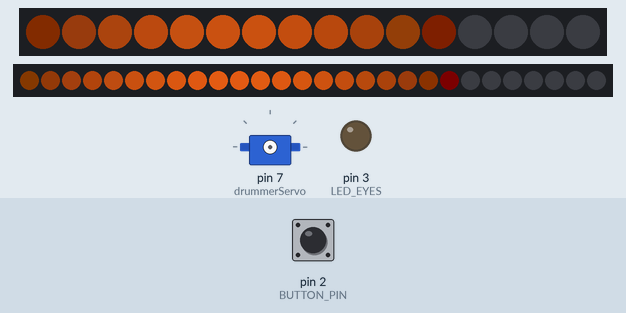
The sketch below on a simulated Arduino Nano, built with avr-gcc and run on an emulated ATmega328P. Parts: 16 RGB LEDs in strip order, left to right, 28 RGB LEDs in strip order, left to right, servo, output pins drawn as LEDs (lit = HIGH). The inputs (shaded band) are chosen by the test bench; at power-on: pin 2 (BUTTON_PIN) HIGH. Dim RGB values are drawn brighter than linear; the audio player accepts every command and is not drawn.

Above: at 3.7 s.
3.8 s: pin 2 (BUTTON_PIN) pulled LOW for 0.15 s
At 5.6 s:
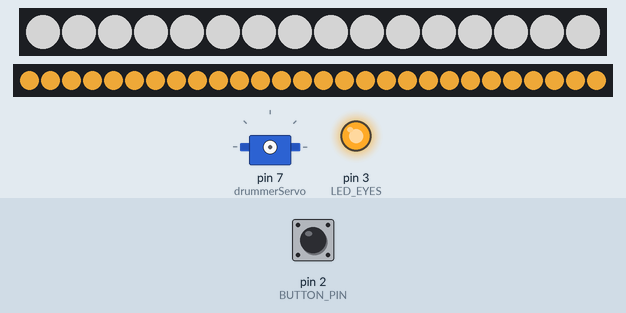
5.9 s: pin 2 (BUTTON_PIN) pulled LOW for 1 s
At 6.57 s:
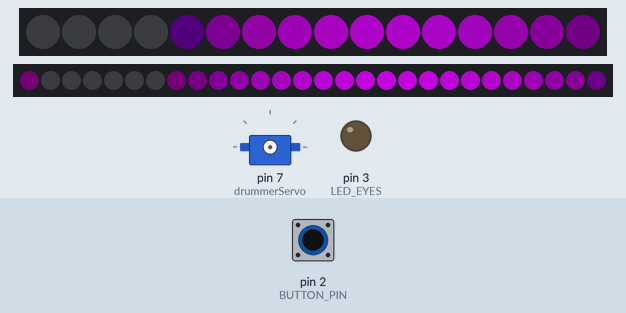
7.5 s: pin 2 (BUTTON_PIN) pulled LOW for 0.15 s
At 7.82 s:
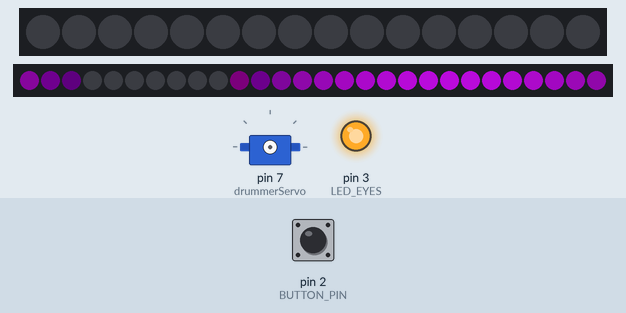
9.5 s: pin 2 (BUTTON_PIN) pulled LOW for 3.2 s
At 10.17 s:
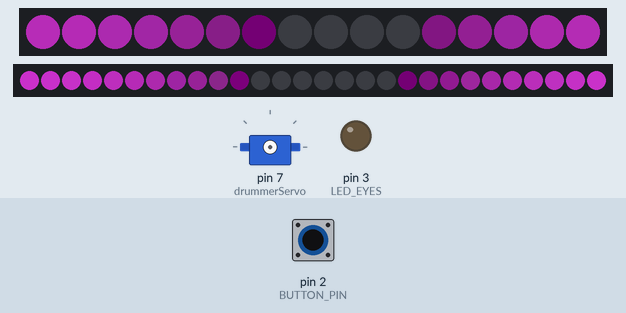
13.3 s: pin 2 (BUTTON_PIN) pulsed LOW 5 times (0.12 s each, 0.3 s apart)
At 13.62 s:
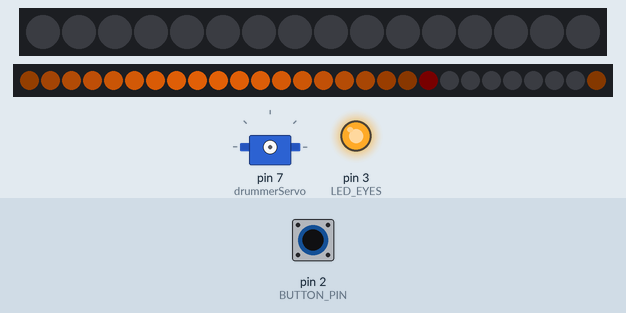
17.8 s: pin 2 (BUTTON_PIN) pulled LOW for 0.15 s
At 30.2 s:
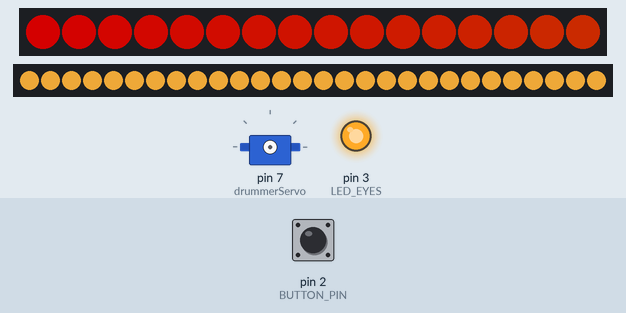
Timing chart, 0 to 31.9 s (numbered marks = the images above; inputs shaded):
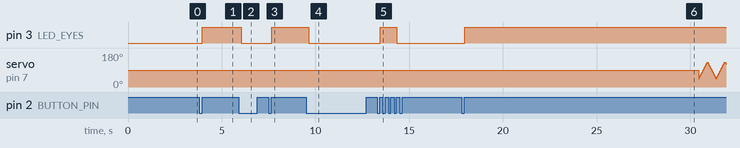

The sketch:

Tiki_Drummer_v2.ino
```cpp
/*
 * Unified Tiki Drummers Arduino Sketch
 *
 * This consolidated sketch controls a single Tiki Drummer from Walt Disney's Enchanted Tiki Room.
 * It combines the functionality of both the sound/servo control and NeoPixel LED control into a single Arduino.
 *
 * Hardware Requirements:
 * - Arduino Nano or compatible
 * - DFPlayer Mini MP3 module (pins 10, 11)
 * - Servo motor for drummer arm (pin 7)
 * - 16 NeoPixel LED strip (pin 6)
 * - SD card with 1 audio file for DFPlayer Mini
 *
 * Original sketches created by Dan Massey (MakerDan) on August 18, 2021.
 * Consolidated by Cascade AI Assistant.
 */

// Include all necessary libraries
#include <Servo.h>
#include "SoftwareSerial.h"
#include "DFRobotDFPlayerMini.h"
#include <Adafruit_NeoPixel.h>
#include "Button2.h"


#include <math.h>

// ==== Calm Idle Helpers (added) ====
static inline float easeInOutSine(float t) {
  return 0.5f - 0.5f * cosf(2.0f * PI * t);
}
static inline float fractf(float x) {
  return x - floorf(x);
}
static inline float lerp(float a, float b, float t) {
  return a + (b - a) * t;
}
uint32_t lerpColor(uint32_t c1, uint32_t c2, float t) {
  uint8_t r1 = (c1 >> 16) & 0xFF, g1 = (c1 >> 8) & 0xFF, b1 = c1 & 0xFF;
  uint8_t r2 = (c2 >> 16) & 0xFF, g2 = (c2 >> 8) & 0xFF, b2 = c2 & 0xFF;
  uint8_t r = (uint8_t)roundf(lerp(r1, r2, t));
  uint8_t g = (uint8_t)roundf(lerp(g1, g2, t));
  uint8_t b = (uint8_t)roundf(lerp(b1, b2, t));
  return ((uint32_t)r << 16) | ((uint32_t)g << 8) | b;
}
uint32_t scaleColor(uint32_t c, float k) {
  uint8_t r = (c >> 16) & 0xFF, g = (c >> 8) & 0xFF, b = c & 0xFF;
  r = (uint8_t)roundf(r * k);
  g = (uint8_t)roundf(g * k);
  b = (uint8_t)roundf(b * k);
  return ((uint32_t)r << 16) | ((uint32_t)g << 8) | b;
}
// ==== End Calm Idle Helpers ====


// DFPlayer Mini setup - pins 10 and 11 for communication
static const uint8_t PIN_MP3_TX = 11; // Connects to module's RX
static const uint8_t PIN_MP3_RX = 10; // Connects to module's TX
SoftwareSerial softwareSerial(PIN_MP3_RX, PIN_MP3_TX);
DFRobotDFPlayerMini player;

// NeoPixel setup - primary drum strip on pin 6
#define NEOPIXEL_PIN 6
#define NUM_PIXELS 16 //19 for Original
Adafruit_NeoPixel strip = Adafruit_NeoPixel(NUM_PIXELS, NEOPIXEL_PIN, NEO_GRB + NEO_KHZ800);

// Ambient NeoPixel strip (separate) - change pin/count as needed
#define AMBIENT_PIN 5
#define NUM_PIXELS_AMBIENT 28
#define AMBIENT_BRIGHTNESS 200       // 0-255
#define AMBIENT_COLOR_R 255           // Soft warm white by default
#define AMBIENT_COLOR_G 180
#define AMBIENT_COLOR_B 60
Adafruit_NeoPixel ambientStrip = Adafruit_NeoPixel(NUM_PIXELS_AMBIENT, AMBIENT_PIN, NEO_GRB + NEO_KHZ800);

// LED diode setup - pin 3 for eyes indicator
#define LED_EYES 3

// Button setup - pin 2 for mode switching
#define BUTTON_PIN 2
Button2 button;

// Mode control variables
bool isShowMode = false;
bool showRunning = false;

// Idle animation variables
unsigned long lastIdleUpdate = 0;
int idleAnimationDelay = 150; // Milliseconds between animation updates
int idleWavePosition = 0;
int idleColorIndex = 0;

// Fade-in variables for smooth idle mode transition
float idleFadeBrightness = 0.0;
bool idleFadeActive = false;
float fadeStep = 0.02; // How much to increase brightness each frame


// ---- Calm Idle Configuration (added) ----
// Deep ocean + teal palette
uint32_t IDLE_COLOR_A = 0xDE35E6; // deep ocean
uint32_t IDLE_COLOR_B = 0xff6e00; // orange
uint32_t IDLE_COLOR_C = 0xd000ff; // purple

// Periods (ms)
const uint32_t IDLE_BREATHE_MS = 10000;   // overall “breathing” cycle
const uint32_t IDLE_DRIFT_MS   = 10000;  // how long the band takes to loop end-to-end

// Band softness/radius (as fraction of strip length)
const float    IDLE_BAND_WIDTH = 0.4f;  // 0.2..0.5 works well; larger = softer, wider glow

// Floor/ceiling brightness (0..1) to keep it calm
const float    IDLE_MIN_BRIGHT = 0.6f;
const float    IDLE_MAX_BRIGHT = 0.9f;

unsigned long  idleStartMillis = 0;
// ---- End Calm Idle Configuration (added) ----
// Servo setup for single drummer
Servo drummerServo;
int pos = 0;
int servoMin = 1000;
int servoMax = 1900;

// Global variables
int numSongs = 1; // Number of tracks on the SD card

// TIMING VARIABLES - Adjust these to sync lighting effects with your music
// Introduction timing
int introLightDuration = 11000;     // How long intro white lights stay on (milliseconds)
int preShowDelay = 1000;           // Pause before main show starts (milliseconds)

// Main show timing
int firstHalfCycles = 53;          // Number of drum cycles for first half
int secondHalfCycles = 92;         // Number of drum cycles for second half
int betweenHalvesDelay = 800;      // Pause between first and second half (milliseconds)

// LED update frequency during drumming
int ledUpdateFreq1stHalf = 5;      // Update LEDs every Nth drum cycle (first half)
int ledUpdateFreq2ndHalf = 3;      // Update LEDs every Nth drum cycle (second half)
int ledSpeed1stHalf = 4;           // LED color cycling speed (first half)
int ledSpeed2ndHalf = 1;           // LED color cycling speed (second half)

// Lightning effect timing
int lightningFlashes = 40;         // Number of lightning flashes
int lightningOnTime = 100;         // How long each flash stays on (milliseconds)
int lightningOffTime = 10;         // Brief pause between flashes (milliseconds)

// Finale timing
int finaleArmDelay = 1000;         // How long to wait for arm to reach final position

// Idle animation function - lights up pixels one at a time with fade-in
void updateIdleAnimation() {
// Calm idle: render on both strips
renderCalmIdle(strip);
renderCalmIdle(ambientStrip);
}


// Cleanup function to ensure proper state reset
void cleanupShow() {
  // Stop audio playback and reset player
  player.stop();
  delay(10); // Short processing time; keep UI responsive

  // Turn off all NeoPixel LEDs and refresh strip
  for(uint16_t i = 0; i < strip.numPixels(); i++) {
    strip.setPixelColor(i, strip.Color(0, 0, 0));
  }
  strip.show();
  delay(50);

  // Turn off ambient strip
  for (uint16_t i = 0; i < ambientStrip.numPixels(); i++) {
    ambientStrip.setPixelColor(i, ambientStrip.Color(0, 0, 0));
  }
  ambientStrip.show();

  // Turn off eyes LED
  digitalWrite(LED_EYES, LOW);

  // Detach servo to stop any movement
  if (drummerServo.attached()) {
    drummerServo.detach();
  }
  delay(100); // Give servo time to detach

  // Reset show state
  showRunning = false;
  isShowMode = false;

  // Initialize fade-in for smooth transition to idle mode
  idleFadeBrightness = 0.0;
  idleFadeActive = true;

  // Small delay to ensure all systems are reset
  delay(200);
}

// Button callback function
void buttonHandler(Button2& btn) {
  if (!isShowMode) {
    // Switch from idle to show mode
    isShowMode = true;
    showRunning = true;
    runTikiDrummersShow();
  } else {
    // Signal to stop the show (let the show function handle cleanup)
    showRunning = false;
    // Remove blocking blink feedback to allow immediate stop
  }
}

void setup() {
  // Initialize LED eyes pin
  pinMode(LED_EYES, OUTPUT);
  digitalWrite(LED_EYES, LOW); // Start with eyes off

  // Initialize Button2 with callback handler
  button.begin(BUTTON_PIN);
  // Trigger immediately on press for faster stop/start response
  button.setPressedHandler(buttonHandler);

  // Initialize NeoPixel strip
  strip.begin();
  strip.setBrightness(128); // Set global brightness (0-255, default is 255)
  strip.show(); // Initialize all pixels to 'off'

  // Initialize Ambient NeoPixel strip
  ambientStrip.begin();
  ambientStrip.setBrightness(AMBIENT_BRIGHTNESS);
  // Ensure ambient is off at boot
  for (uint16_t i = 0; i < ambientStrip.numPixels(); i++) {
    ambientStrip.setPixelColor(i, ambientStrip.Color(0, 0, 0));
  // Initialize calm idle timer
  idleStartMillis = millis();
}
  ambientStrip.show();

  // Initialize serial communication for DFPlayer Mini
  softwareSerial.begin(9600);
  player.begin(softwareSerial);
  player.volume(25); // Set volume to maximum (0 to 30)

  // Wait 2 seconds after power on
  delay(2000);

  // System starts in idle mode - initialize fade-in for smooth startup
  idleFadeBrightness = 0.0;
  idleFadeActive = true;
}

void loop() {
  // Handle button events using Button2 library
  button.loop();

  // Run idle animation when not in show mode
  if (!isShowMode && !showRunning) {
    unsigned long currentTime = millis();
    if (currentTime - lastIdleUpdate >= idleAnimationDelay) {
      updateIdleAnimation();
      lastIdleUpdate = currentTime;
    }
  }

  // Small delay to prevent excessive CPU usage
  delay(10);
}

void runTikiDrummersShow() {
  // Ensure clean state before starting
  if (drummerServo.attached()) {
    drummerServo.detach();
    delay(100);
  }

  // Clear any existing NeoPixel state
  for(uint16_t i = 0; i < strip.numPixels(); i++) {
    strip.setPixelColor(i, strip.Color(0, 0, 0));
  }
  strip.show();
  delay(100);

  // Turn on eyes LED
  digitalWrite(LED_EYES, HIGH);

  // Start the single audio track
  player.play(1);
  delay(100); // Give DFPlayer time to start

  // Turn ON ambient strip for the duration of intro, first and second halves
  for (uint16_t i = 0; i < ambientStrip.numPixels(); i++) {
    ambientStrip.setPixelColor(i, ambientStrip.Color(AMBIENT_COLOR_R, AMBIENT_COLOR_G, AMBIENT_COLOR_B));
  }
  ambientStrip.show();

  // INTRODUCTION SEQUENCE - Brief intro with white lights
  if (!showRunning) { cleanupShow(); return; } // Check if show was stopped
  intro(strip.Color(255, 255, 255), 5);

  // Interruptible delay for intro lights (finer granularity for faster stop)
  for (int i = 0; i < introLightDuration && showRunning; i += 20) {
    delay(20);
    button.loop(); // Check for button presses during delay
  }
  if (!showRunning) { cleanupShow(); return; }

  // Turn off intro lights
  lightning(strip.Color(0, 0, 0), 1);

  // Prime show LEDs immediately after intro to avoid a blackout before preShowDelay
  chantStep(ledSpeed1stHalf, 0);

  // Interruptible delay before show (finer granularity for faster stop)
  for (int i = 0; i < preShowDelay && showRunning; i += 20) {
    delay(20);
    button.loop(); // Check for button presses during delay
  }
  if (!showRunning) { cleanupShow(); return; }

  // Ensure servo is detached first, then attach for drummer arm movement
  if (drummerServo.attached()) {
    drummerServo.detach();
  }
  drummerServo.attach(7);

  // FIRST HALF - Slower drum beat with color cycling
  for (int x = 0; x < firstHalfCycles && showRunning; x++) { // Use timing variable
    if (!showRunning) { cleanupShow(); return; } // Check if show was stopped

    // Early LED update at the start of the loop to avoid waiting for servo movement
    if (x % ledUpdateFreq1stHalf == 0 && showRunning) { // Use timing variable
      chantStep(ledSpeed1stHalf, x * ledUpdateFreq1stHalf); // Use timing variables
    }

    // Move drummer arm (slower beat)
    for (pos = servoMin; pos <= servoMax && showRunning; pos += 40) {
      drummerServo.write(pos);
      delay(20);
      button.loop(); // Check for button presses during servo movement
    }
    for (pos = servoMax; pos >= servoMin && showRunning; pos -= 40) {
      drummerServo.write(pos);
      delay(20);
      button.loop(); // Check for button presses during servo movement
    }
  }
  if (!showRunning) { cleanupShow(); return; }

  // Brief pause and LED reset between halves
  lightning(strip.Color(0, 0, 0), 1);

  // Interruptible delay between halves (finer granularity for faster stop)
  for (int i = 0; i < betweenHalvesDelay && showRunning; i += 20) {
    delay(20);
    button.loop(); // Check for button presses during delay
  }
  if (!showRunning) { cleanupShow(); return; }

  // SECOND HALF - Faster drum beat with faster color cycling
  for (int x = 0; x < secondHalfCycles && showRunning; x++) { // Use timing variable
    if (!showRunning) { cleanupShow(); return; } // Check if show was stopped

    // Early LED update at the start of the loop to avoid waiting for servo movement
    if (x % ledUpdateFreq2ndHalf == 0 && showRunning) { // Use timing variable
      chantStep(ledSpeed2ndHalf, x * ledUpdateFreq2ndHalf); // Use timing variables
    }

    // Move drummer arm (faster beat)
    for (pos = servoMin; pos <= servoMax && showRunning; pos += 60) {
      drummerServo.write(pos);
      delay(20);
      button.loop(); // Check for button presses during servo movement
    }
    for (pos = servoMax; pos >= servoMin && showRunning; pos -= 60) {
      drummerServo.write(pos);
      delay(20);
      button.loop(); // Check for button presses during servo movement
    }
  }
  if (!showRunning) { cleanupShow(); return; }

  // Turn off LEDs
  lightning(strip.Color(0, 0, 0), 1);

  // Turn OFF ambient just before lightning event starts
  for (uint16_t i = 0; i < ambientStrip.numPixels(); i++) {
    ambientStrip.setPixelColor(i, ambientStrip.Color(0, 0, 0));
  }
  ambientStrip.show();

  // LIGHTNING EFFECT
  for (int x = 0; x < lightningFlashes && showRunning; x++) { // Use timing variable
    if (!showRunning) { cleanupShow(); return; } // Check if show was stopped
    lightning(strip.Color(255, 255, 255), 1); // Flash white
    delay(lightningOnTime); // Use timing variable
    button.loop(); // Check for button presses during lightning
    if (!showRunning) { cleanupShow(); return; }
    lightning(strip.Color(0, 0, 0), lightningOffTime); // Use timing variable
    button.loop(); // Check for button presses during lightning
  }
  if (!showRunning) { cleanupShow(); return; }

  // FINALE
  // Set drummer arm to final position
  drummerServo.write(97);

  // Interruptible delay for finale (finer granularity for faster stop)
  for (int i = 0; i < finaleArmDelay && showRunning; i += 20) {
    delay(20);
    button.loop(); // Check for button presses during delay
  }
  if (!showRunning) { cleanupShow(); return; }

  drummerServo.detach();

  // Final LED shutdown
  lightning(strip.Color(0, 0, 0), 1);

  // Turn off eyes LED
  digitalWrite(LED_EYES, LOW);

  // Show completed naturally, clean up and return to idle mode
  cleanupShow();
}

void stopShow() {
  // Use the centralized cleanup function
  cleanupShow();
}

// ---- Calm Idle Renderer (added) ----
void renderCalmIdle(Adafruit_NeoPixel &s) {
  const int N = s.numPixels();
  if (N <= 0) return;

  const unsigned long now = millis();
  const float tBreathe = fmodf((now - idleStartMillis), (float)IDLE_BREATHE_MS) / (float)IDLE_BREATHE_MS; // 0..1
  const float tDrift   = fmodf((now - idleStartMillis), (float)IDLE_DRIFT_MS)   / (float)IDLE_DRIFT_MS;   // 0..1

  const float breathe = lerp(IDLE_MIN_BRIGHT, IDLE_MAX_BRIGHT, easeInOutSine(tBreathe));
  const float center = tDrift * (N - 1);
  const float radius = max(1.0f, IDLE_BAND_WIDTH * (float)N);

  // Tri-color palette cycle: A -> B -> C -> A using the breathing phase
  float phase = tBreathe * 3.0f;         // 0..3
  int seg = (int)phase;                  // 0,1,2
  float ft = phase - (float)seg;         // 0..1 within segment
  uint32_t baseColor;
  if (seg == 0) {
    baseColor = lerpColor(IDLE_COLOR_A, IDLE_COLOR_B, ft);
  } else if (seg == 1) {
    baseColor = lerpColor(IDLE_COLOR_B, IDLE_COLOR_C, ft);
  } else {
    baseColor = lerpColor(IDLE_COLOR_C, IDLE_COLOR_A, ft);
  }

  for (int i = 0; i < N; ++i) {
    float d = fabsf((float)i - center);
    d = min(d, (float)N - d);
    float w = 0.0f;
    if (d < radius) {
      float x = d / radius;
      w = 0.5f * (1.0f + cosf(x * PI));
    }
    float k = breathe * w;
    uint32_t c = scaleColor(baseColor, k);
    s.setPixelColor(i, c);
  }
  s.show();
}
// ---- End Calm Idle Renderer (added) ----

// LED CONTROL FUNCTIONS

// Introduction LEDs - fills LEDs one after another with specified color
void intro(uint32_t c, uint8_t wait) {
  for(uint16_t i = 0; i < strip.numPixels(); i++) {
    strip.setPixelColor(i, c);
    strip.show();
    delay(20);
  }
}

// Lightning LEDs - instantly sets all LEDs to specified color
void lightning(uint32_t c, uint8_t wait) {
  for(uint16_t i = 0; i < strip.numPixels(); i++) {
    strip.setPixelColor(i, c);
  }
  strip.show();
  delay(wait);
}

// Chant step - single step of color cycling for integration with drummer servo movement
void chantStep(uint8_t wait, uint16_t colorOffset) {
  for(uint16_t i = 0; i < strip.numPixels(); i++) {
    strip.setPixelColor(i, Wheel((i + colorOffset) & 255));
  }
  strip.show();
  delay(wait);
}

// Original chant function - continuous color cycling (kept for reference)
void chant(uint8_t wait) {
  uint16_t i, j;
  for(j = 0; j < 256; j++) {
    for(i = 0; i < strip.numPixels(); i++) {
      strip.setPixelColor(i, Wheel((i + j) & 255));
    }
    strip.show();
    delay(wait);
  }
}

// Color wheel function - generates rainbow colors
// Input a value 0 to 255 to get a color value
// The colors are a transition r - g - b - back to r
uint32_t Wheel(byte WheelPos) {
  WheelPos = 255 - WheelPos;
  if(WheelPos < 85) {
    return strip.Color(255 - WheelPos * 3, 0, WheelPos * 3);
  }
  if(WheelPos < 170) {
    WheelPos -= 85;
    return strip.Color(0, WheelPos * 3, 255 - WheelPos * 3);
  }
  WheelPos -= 170;
  return strip.Color(WheelPos * 3, 255 - WheelPos * 3, 0);
}
```

Measured:
- after the input at 3.8 s, pin 3 (LED_EYES): LOW → HIGH after 0.16 s; the LEDs: first change after 0.06 s (image 1 shows a later state)
- after the input at 5.9 s, pin 3 (LED_EYES): HIGH → LOW after 0.13 s; the LEDs: first change after 0.08 s (image 2 shows a later state)
- after the input at 7.5 s, pin 3 (LED_EYES): LOW → HIGH after 0.16 s; the LEDs: change after 0.06 s (image 3)
- after the input at 9.5 s, pin 3 (LED_EYES): HIGH → LOW after 0.13 s; the LEDs: first change after 0.08 s (image 4 shows a later state)
- after the input at 13.3 s, pin 3 (LED_EYES): LOW → HIGH after 0.15 s, → LOW 0.89 s later; the LEDs: change after 0.05 s (image 5)
